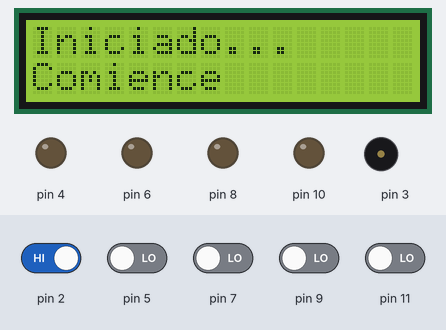
This sketch was run on a simulated Arduino Uno, built with avr-gcc and run on an emulated ATmega328P. Shown: 16×2 character LCD, output pins drawn as LEDs (lit = HIGH), buzzer (waves = sounding). Inputs (shaded band) come from the test bench; at power-on: pin 2 HIGH, pin 5, pin 7, pin 9, pin 11 LOW. What the sketch prints to the serial monitor is not drawn.

Above: at 3.2 s.
3.3 s: pin 2 driven LOW
At 4.7 s:
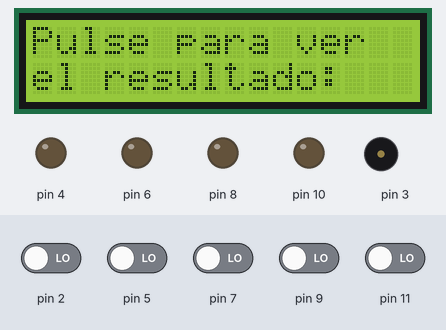
7.3 s: pin 2 driven HIGH
At 9.3 s:
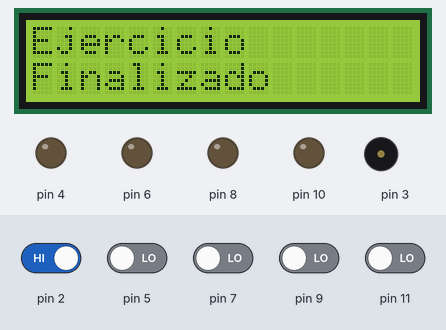
15.9 s: pin 2 driven LOW
At 20.0 s:
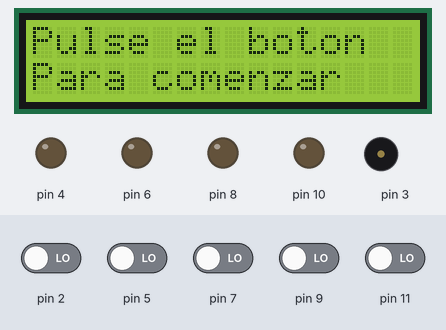
20.9 s: pin 2 driven HIGH and pin 5 driven HIGH
At 24.3 s:
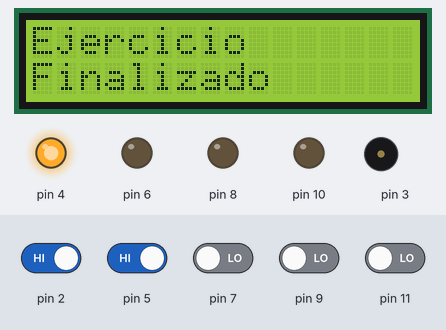
32.5 s: pin 7 driven HIGH
At 39.3 s:
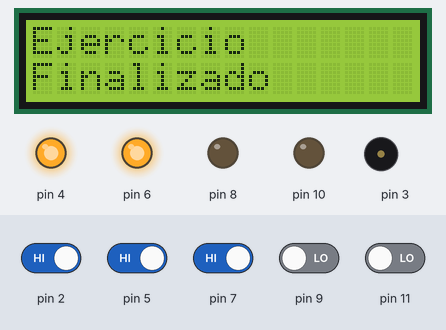
46.4 s: pin 5 driven LOW
At 53.1 s:
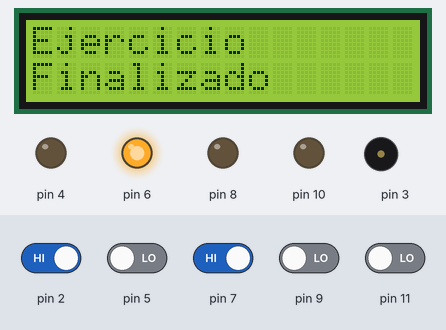
Timing chart, 0 to 61.0 s (numbered marks = the images above; inputs shaded):
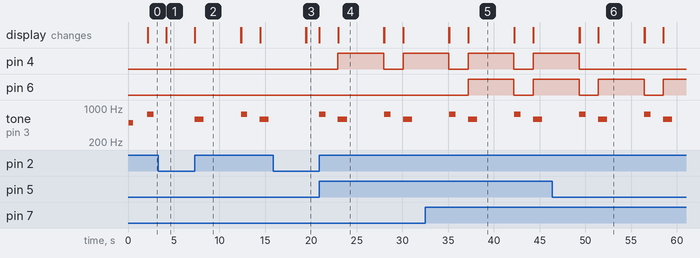

Measured:
- after the input at 3.3 s, tone on pin 3: stays silent (without the input it goes to 588 Hz after 0.86 s); the display: changes after 0.86 s (image 1)
- after the input at 7.3 s, tone on pin 3: plays 588 Hz for 1.0 s, 741 Hz for 0.70 s, 588 Hz for 1.0 s, starting at once; the display: changes at once (image 2)
- after the input at 15.9 s, tone on pin 3: stays silent (without the input it goes to 741 Hz after 3.6 s); the display: first differs from a run without the input after 3.6 s (image 3)
- after the input at 20.9 s, pin 4: LOW → HIGH after 2.1 s, → LOW 5.0 s later, → HIGH 2.1 s later; tone on pin 3: plays 741 Hz for 0.70 s, 588 Hz for 1.0 s, 741 Hz for 0.70 s, 588 Hz for 1.0 s, starting at once; the display: first changes at once (image 4 shows a later state)
- after the input at 32.5 s, pin 6: LOW → HIGH after 4.7 s, → LOW 5.0 s later, → HIGH 2.1 s later
- after the input at 46.4 s, pin 4: goes on until 49.3 s, then stays LOW
- what the display in image 2 shows lasts 5.0 s, from 7.3 s to 12.3 s

The sketch:

tablero_coincidencias.ino
```cpp
#include <Wire.h>
#include <LiquidCrystal_I2C.h>

LiquidCrystal_I2C lcd_0x27(0x27, 16, 2);

void setup()
{

  lcd_0x27.init();
  lcd_0x27.backlight();

  Serial.begin(9600);

  tone(3, 495, 500);

    lcd_0x27.setCursor(3, 0);
    lcd_0x27.print("Hola");

    lcd_0x27.setCursor(0, 1);
    lcd_0x27.print("Bienvenidos");
  Serial.println("Bienvenidos");
  delay(2000);

  pinMode(2,INPUT);

  pinMode(4,OUTPUT);

  pinMode(5,INPUT);

  pinMode(6,OUTPUT);

  pinMode(7,INPUT);

  pinMode(8,OUTPUT);

  pinMode(9,INPUT);

  pinMode(10,OUTPUT);

  pinMode(11,INPUT);

}


void loop()
{


      lcd_0x27.clear();

      lcd_0x27.setCursor(0, 0);
      lcd_0x27.print("Pulse el boton");

      lcd_0x27.setCursor(0, 1);
      lcd_0x27.print("Para comenzar");
    Serial.println("Pulse el boton para comenzar");
    while (digitalRead(2) == 0) {
     }

    tone(3, 741, 700);

      lcd_0x27.clear();

      lcd_0x27.setCursor(0, 0);
      lcd_0x27.print("Iniciado...");

      lcd_0x27.setCursor(0, 1);
      lcd_0x27.print("Comience");
    Serial.println("Ejercicio Iniciado..  Conecte los pares");
    delay(2000);

      lcd_0x27.clear();

      lcd_0x27.setCursor(0, 0);
      lcd_0x27.print("Pulse para ver");

      lcd_0x27.setCursor(0, 1);
      lcd_0x27.print("el resultado: ");
    Serial.println("Pulse el boton para ver los resultados...");
    while (digitalRead(2) == 0) {
     }
    digitalWrite(4,HIGH);
    if (digitalRead(5) == 0) {
      digitalWrite(4,LOW);

    }
    digitalWrite(6,HIGH);
    if (digitalRead(7) == 0) {
      digitalWrite(6,LOW);

    }
    digitalWrite(8,HIGH);
    if (digitalRead(9) == 0) {
      digitalWrite(8,LOW);

    }
    digitalWrite(10,HIGH);
    if (digitalRead(11) == 0) {
      digitalWrite(10,LOW);

    }

    tone(3, 588, 1000);

      lcd_0x27.clear();

      lcd_0x27.setCursor(0, 0);
      lcd_0x27.print("Ejercicio");

      lcd_0x27.setCursor(0, 1);
      lcd_0x27.print("Finalizado");
    Serial.println("Ejercicio Finalizado");
    delay(5000);
    digitalWrite(4,LOW);
    digitalWrite(6,LOW);
    digitalWrite(8,LOW);
    digitalWrite(10,LOW);

      lcd_0x27.clear();


}
```
